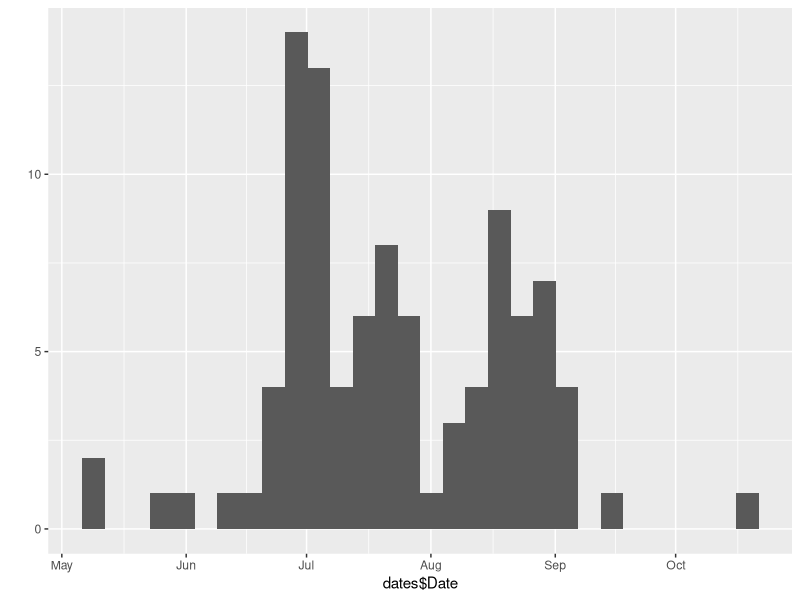
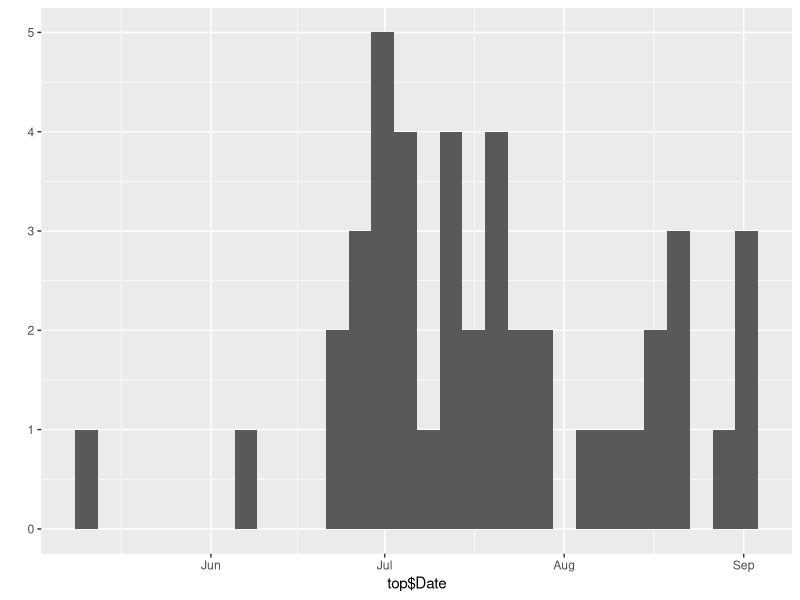

Recreate these plots in R, in order.
library(dplyr)
library(lubridate)
library(ggplot2)

data <- read.csv("./bought-by-lfc.csv")

data <- data %>%
  mutate(Date = dmy(Date))

dates <- data %>%
  select(Date, Player, Fee) %>%
  filter(between(month(Date), 5, 10 )) %>% #summer transfer window
  mutate (Fee = ifelse(gsub("[^[:digit:]]", "", Fee) == "", 0, as.integer(gsub("[^[:digit:]]", "", Fee)) / 10^6),
          Year = year(Date), 
          Date = as.Date(format(Date, "2017/%m/%d"), "%Y/%m/%d")) #make all month-day pairs comparable 

qplot(dates$Date)

# percent of transfers till the end
sum(dates$Date > today())/length(dates$Date) 

# number of transfers per season till the end
sum(dates$Date > today())/(2017 - 2004) 

# top 3 transfers
top <- dates %>% group_by(Year) %>% top_n(n=3, wt=Fee)
# percent of transfers till the end
sum(top$Date > today())/length(top$Date) 

# number of transfers per season till the end
sum(top$Date > today())/(2017 - 2004) 

qplot(top$Date)

#number of top transfers per season till the end
top %>%
  filter(Date > today()) %>%
  group_by(Year) %>%
  summarise(n = n(), sum = sum(Fee) )
